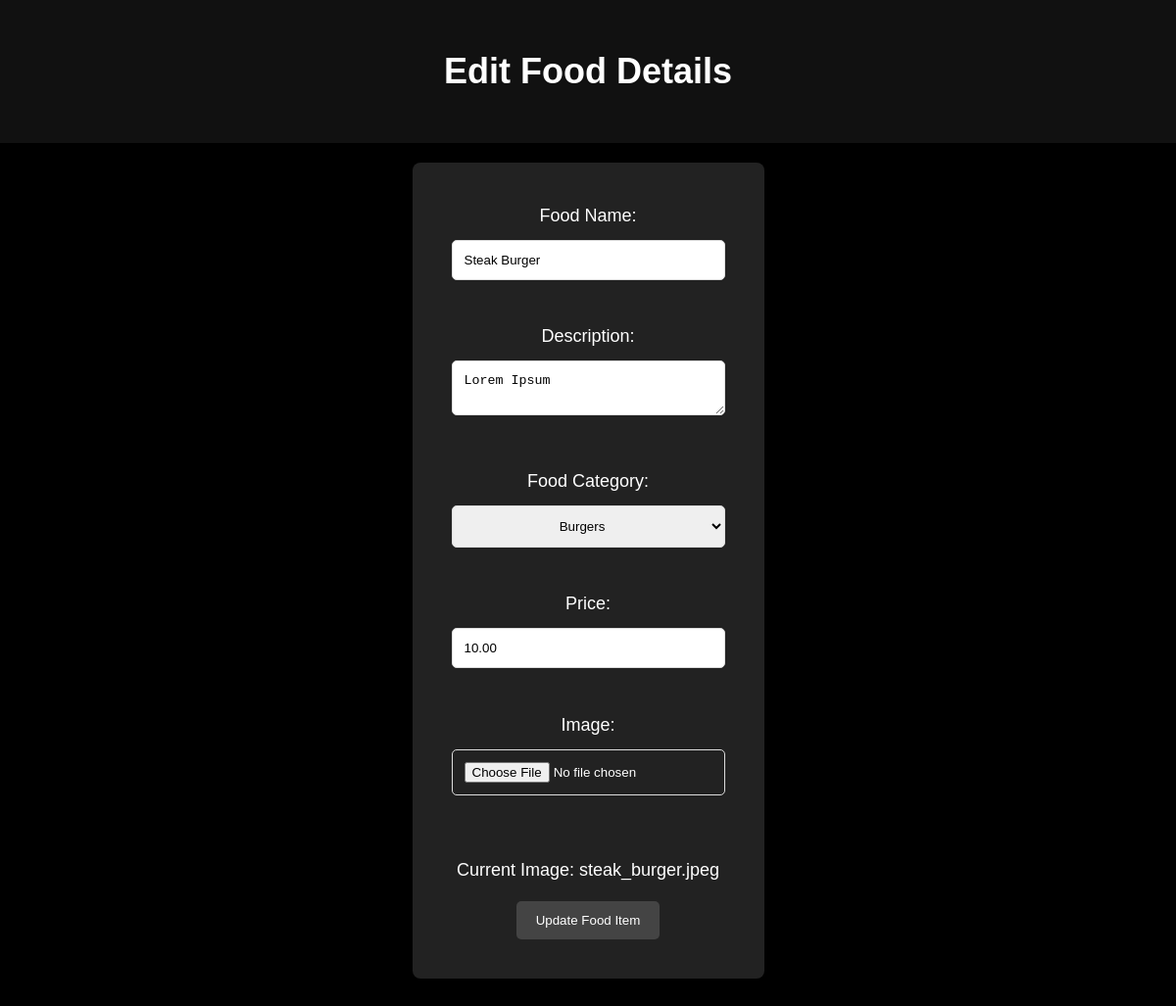
Screenshot of /admin/edit_food.php?id=4 (signed in) with the database file from the repository.
### tables this page shows
CREATE TABLE food(
    fid INT AUTO_INCREMENT NOT NULL PRIMARY KEY,
    fcid INT NOT NULL,
    foodname VARCHAR(100) NOT NULL,
    description TEXT, 
    price DECIMAL(10,2) NOT NULL,
    img VARCHAR(222) NOT NULL,
    avl INT NOT NULL DEFAULT 1,
    FOREIGN KEY (fcid) REFERENCES foodcat(fcid)
);

### admin/edit_food.php (the view, shortened to what this page needs)
<?php
include ('../connection.php');
$foodId = (int) $_GET['id'];
$sql = "SELECT * FROM food WHERE fid = ?";
$stmt = $conn->prepare($sql);
$stmt->bind_param('i', $foodId);
$stmt->execute();
$result = $stmt->get_result();
$food = $result->fetch_assoc();
?>
<!DOCTYPE html>
<html>
<head>
    <link rel="stylesheet" href="admin.css">
</head>
<body>
    <header>
        <h1>Edit Food Details</h1>
    </header>
    <section class="form-wrapper">
        <section class="form-container">
            <form method="POST" action="edit_food.php?id=<?php echo $food['fid']; ?>" enctype="multipart/form-data">
                <label for="foodname">Food Name:</label>
                <input type="text" id="foodname" name="foodname"
                    value="<?php echo htmlspecialchars($food['foodname']); ?>" required><br><br>
                <label for="description">Description:</label>
                <textarea id="description" name="description"
                    required><?php echo htmlspecialchars($food['description']); ?></textarea><br><br>
                <label for="fcid">Food Category:</label>
                <select id="fcid" name="fcid" required>
                    <?php
                    $sql = "SELECT fcid, catname FROM foodcat";
                    $result = $conn->query($sql);
                    if ($result->num_rows > 0) {
                        while ($row = $result->fetch_assoc()) {
                            $selected = ($row['fcid'] == $food['fcid']) ? 'selected' : '';
                            echo "<option value='" . $row['fcid'] . "' " . $selected . ">" . $row['catname'] . "</option>";
                        }
                    } else {
                        echo "<option value=''>No food categories found</option>";
                    }
                    ?>
                </select><br><br>
                <label for="price">Price:</label>
                <input type="number" id="price" name="price" min="0.01" step="0.01"
                    value="<?php echo $food['price']; ?>" required><br><br>
                <label for="image">Image:</label>
                <input type="file" id="image" name="image" accept="image/*"><br><br>
                <p>Current Image:
                    <?php echo $food['img']; ?>
                </p>
                <button type="submit">Update Food Item</button>
            </form>
        </section>
    </section>
</body>
</html>

### admin/admin.css (style rules this page uses)
body { font-family: sans-serif; margin: 0; padding: 0; padding-bottom: 80px; background-color: #000; color: #fff; font-size: 18px; line-height: 1.6; }
header { text-align: center; padding: 20px; background-color: #111; }
header h1 { font-family: Arial; }
.form-wrapper { display: flex; flex-direction: column; align-items: center; justify-content: center; width: 100%; margin: 0 auto; padding-top: 20px; }
.form-container { background-color: #222; padding: 40px; border-radius: 8px; box-shadow: 0 5px 10px rgba(0, 0, 0, 0.3); text-align: center; }
.form-container label { display: block; margin-bottom: 10px; }
.form-container input[type="text"], .form-container input[type="number"], .form-container input[type="file"], .form-container textarea, .form-container select, .form-container input[type="password"] { width: 100%; padding: 12px; border: 1px solid #ddd; border-radius: 5px; margin-bottom: 15px; box-sizing: border-box; }
.form-container select option { text-align: center; font-weight: 50px; font-style: bold; }
.form-container button[type="submit"] { background-color: #444; color: #fff; padding: 12px 20px; border: none; border-radius: 5px; cursor: pointer; transition: background-color 0.3s ease; }
p { display: block; text-align: center; }

### rows the page displays
food: foodname "Steak Burger", description "Lorem Ipsum", price "10.00", img "steak_burger.jpeg"

### other values shown
form field fcid "Burgers"
